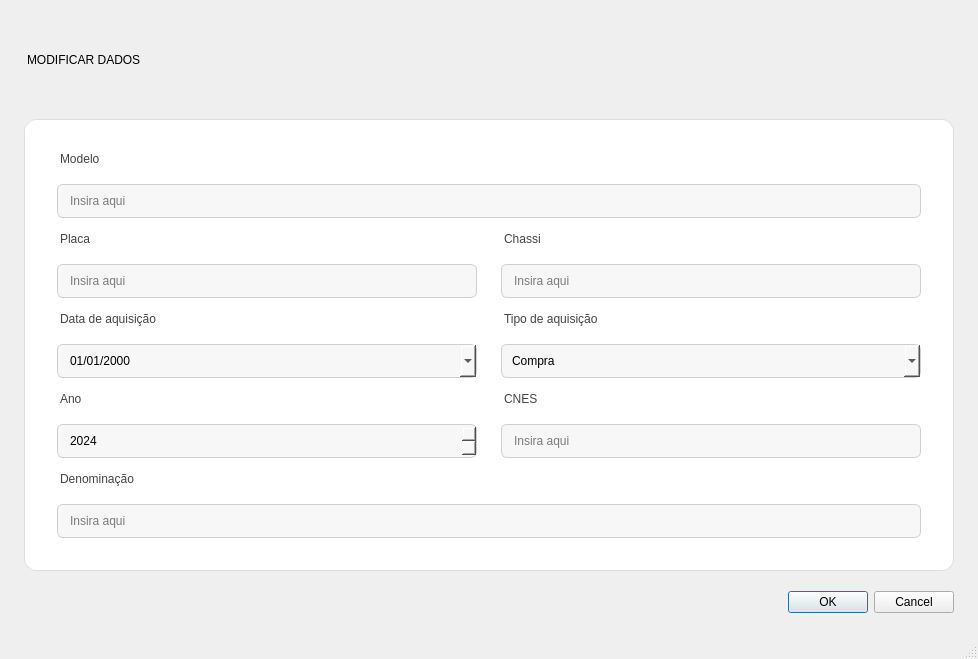
<?xml version="1.0" encoding="UTF-8"?>
<ui version="4.0">
 <class>MainWindow</class>
 <widget class="QMainWindow" name="MainWindow">
  <property name="geometry">
   <rect>
    <x>0</x>
    <y>0</y>
    <width>978</width>
    <height>659</height>
   </rect>
  </property>
  <property name="windowTitle">
   <string>Cadastro Moderno</string>
  </property>
  <widget class="QWidget" name="centralwidget">
   <layout class="QVBoxLayout" name="root">
    <property name="spacing">
     <number>20</number>
    </property>
    <property name="leftMargin">
     <number>24</number>
    </property>
    <property name="topMargin">
     <number>24</number>
    </property>
    <property name="rightMargin">
     <number>24</number>
    </property>
    <property name="bottomMargin">
     <number>24</number>
    </property>
    <item>
     <widget class="QLabel" name="title">
      <property name="styleSheet">
       <string>font:700 22pt &quot;Segoe UI&quot;; padding-bottom:4px;</string>
      </property>
      <property name="text">
       <string>MODIFICAR DADOS</string>
      </property>
     </widget>
    </item>
    <item>
     <widget class="QFrame" name="card">
      <property name="styleSheet">
       <string>#card{background:#ffffff;border-radius:12px;padding:20px;border:1px solid #dddddd;}
QLabel.formLabel{font:600 10pt 'Segoe UI'; color:#444; margin-bottom:4px;}
QLineEdit,QComboBox,QDateEdit,QSpinBox{background:#f7f7f7;border:1px solid #cfcfcf;border-radius:6px;padding:8px 10px; font:10pt 'Segoe UI';}</string>
      </property>
      <property name="frameShape">
       <enum>QFrame::StyledPanel</enum>
      </property>
      <layout class="QGridLayout" name="grid" columnstretch="0,0">
       <property name="leftMargin">
        <number>12</number>
       </property>
       <property name="topMargin">
        <number>12</number>
       </property>
       <property name="rightMargin">
        <number>12</number>
       </property>
       <property name="bottomMargin">
        <number>12</number>
       </property>
       <property name="horizontalSpacing">
        <number>24</number>
       </property>
       <property name="verticalSpacing">
        <number>14</number>
       </property>
       <item row="0" column="0">
        <widget class="QLabel" name="lbl_modelo">
         <property name="styleSheet">
          <string>QLabel { font:600 10pt &quot;Segoe UI&quot;; color:#444; margin-bottom:4px; }</string>
         </property>
         <property name="text">
          <string>Modelo</string>
         </property>
        </widget>
       </item>
       <item row="1" column="0" colspan="2">
        <widget class="QLineEdit" name="modelo">
         <property name="placeholderText">
          <string>Insira aqui</string>
         </property>
        </widget>
       </item>
       <item row="2" column="0">
        <widget class="QLabel" name="lbl_placa">
         <property name="styleSheet">
          <string>QLabel { font:600 10pt &quot;Segoe UI&quot;; color:#444; margin-bottom:4px; }</string>
         </property>
         <property name="text">
          <string>Placa</string>
         </property>
        </widget>
       </item>
       <item row="3" column="0">
        <widget class="QLineEdit" name="placa">
         <property name="placeholderText">
          <string>Insira aqui</string>
         </property>
        </widget>
       </item>
       <item row="2" column="1">
        <widget class="QLabel" name="lbl_chassi">
         <property name="styleSheet">
          <string>QLabel { font:600 10pt &quot;Segoe UI&quot;; color:#444; margin-bottom:4px; }</string>
         </property>
         <property name="text">
          <string>Chassi</string>
         </property>
        </widget>
       </item>
       <item row="3" column="1">
        <widget class="QLineEdit" name="chassi">
         <property name="placeholderText">
          <string>Insira aqui</string>
         </property>
        </widget>
       </item>
       <item row="4" column="0">
        <widget class="QLabel" name="lbl_data">
         <property name="styleSheet">
          <string>QLabel { font:600 10pt &quot;Segoe UI&quot;; color:#444; margin-bottom:4px; }</string>
         </property>
         <property name="text">
          <string>Data de aquisição</string>
         </property>
        </widget>
       </item>
       <item row="5" column="0">
        <widget class="QDateEdit" name="data">
         <property name="displayFormat">
          <string>dd/MM/yyyy</string>
         </property>
         <property name="calendarPopup">
          <bool>true</bool>
         </property>
        </widget>
       </item>
       <item row="4" column="1">
        <widget class="QLabel" name="lbl_tipo">
         <property name="styleSheet">
          <string>QLabel { font:600 10pt &quot;Segoe UI&quot;; color:#444; margin-bottom:4px; }</string>
         </property>
         <property name="text">
          <string>Tipo de aquisição</string>
         </property>
        </widget>
       </item>
       <item row="5" column="1">
        <widget class="QComboBox" name="tipo">
         <item>
          <property name="text">
           <string>Compra</string>
          </property>
         </item>
         <item>
          <property name="text">
           <string>Doação</string>
          </property>
         </item>
         <item>
          <property name="text">
           <string>Locação</string>
          </property>
         </item>
        </widget>
       </item>
       <item row="6" column="0">
        <widget class="QLabel" name="lbl_ano">
         <property name="styleSheet">
          <string>QLabel { font:600 10pt &quot;Segoe UI&quot;; color:#444; margin-bottom:4px; }</string>
         </property>
         <property name="text">
          <string>Ano</string>
         </property>
        </widget>
       </item>
       <item row="7" column="0">
        <widget class="QSpinBox" name="ano">
         <property name="minimum">
          <number>1950</number>
         </property>
         <property name="maximum">
          <number>2100</number>
         </property>
         <property name="value">
          <number>2024</number>
         </property>
        </widget>
       </item>
       <item row="6" column="1">
        <widget class="QLabel" name="lbl_cnes">
         <property name="styleSheet">
          <string>QLabel { font:600 10pt &quot;Segoe UI&quot;; color:#444; margin-bottom:4px; }</string>
         </property>
         <property name="text">
          <string>CNES</string>
         </property>
        </widget>
       </item>
       <item row="7" column="1">
        <widget class="QLineEdit" name="cnes">
         <property name="placeholderText">
          <string>Insira aqui</string>
         </property>
        </widget>
       </item>
       <item row="8" column="0">
        <widget class="QLabel" name="lbl_denominacao">
         <property name="styleSheet">
          <string>QLabel { font:600 10pt &quot;Segoe UI&quot;; color:#444; margin-bottom:4px; }</string>
         </property>
         <property name="text">
          <string>Denominação</string>
         </property>
        </widget>
       </item>
       <item row="9" column="0" colspan="2">
        <widget class="QLineEdit" name="denominacao">
         <property name="placeholderText">
          <string>Insira aqui</string>
         </property>
        </widget>
       </item>
      </layout>
     </widget>
    </item>
    <item>
     <layout class="QHBoxLayout" name="btnrow">
      <property name="leftMargin">
       <number>0</number>
      </property>
      <property name="topMargin">
       <number>0</number>
      </property>
      <property name="rightMargin">
       <number>0</number>
      </property>
      <property name="bottomMargin">
       <number>0</number>
      </property>
      <item>
       <spacer name="hs">
        <property name="orientation">
         <enum>Qt::Horizontal</enum>
        </property>
        <property name="sizeHint" stdset="0">
         <size>
          <width>0</width>
          <height>0</height>
         </size>
        </property>
       </spacer>
      </item>
      <item>
       <widget class="QDialogButtonBox" name="buttonBox">
        <property name="standardButtons">
         <set>QDialogButtonBox::Cancel|QDialogButtonBox::Ok</set>
        </property>
       </widget>
      </item>
     </layout>
    </item>
   </layout>
  </widget>
  <widget class="QStatusBar" name="statusbar"/>
 </widget>
 <resources/>
 <connections/>
</ui>
